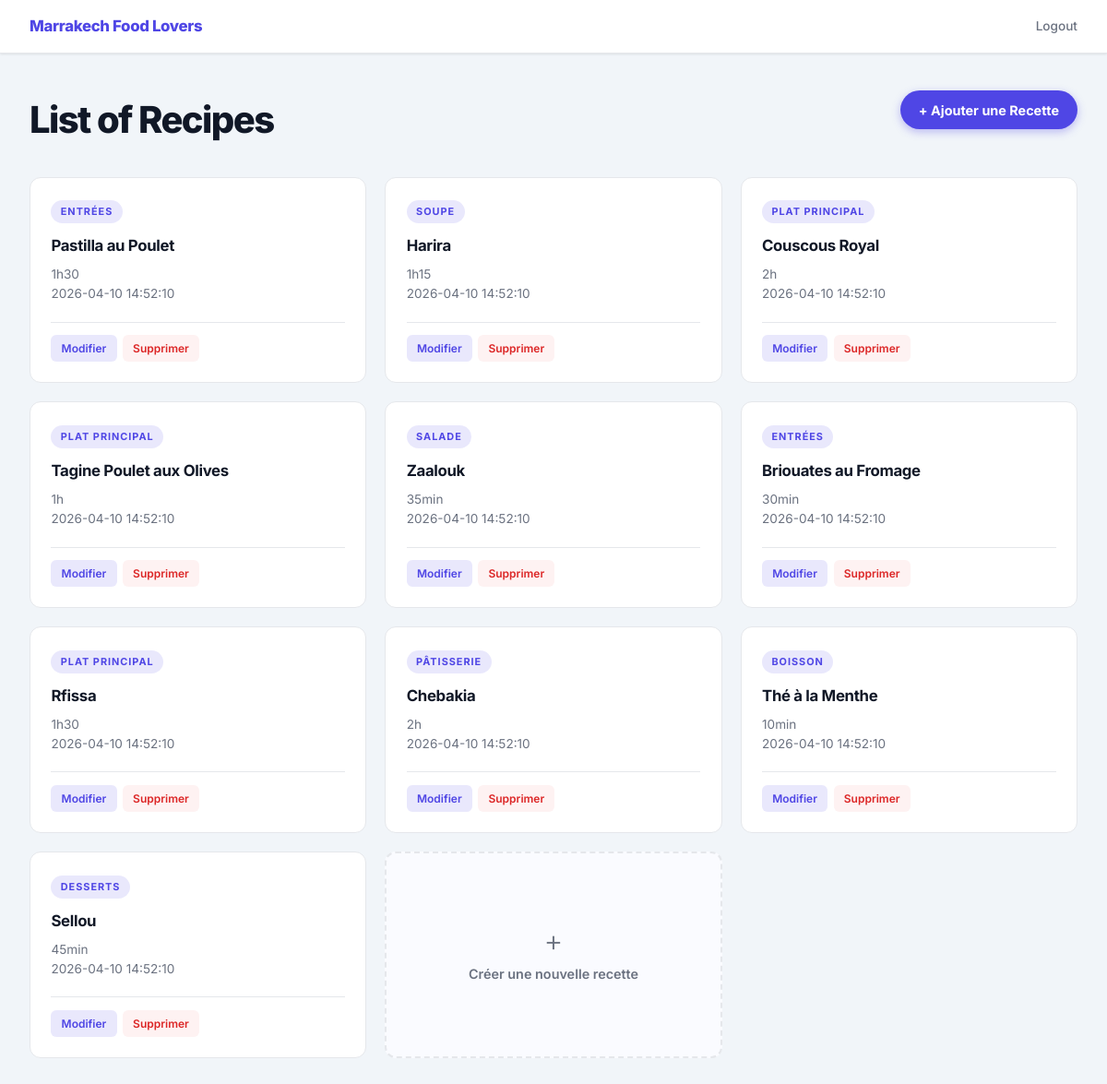
/dashboard.php (signed in), run on the app's committed database.
### tables this page shows
CREATE TABLE `recipes` (
  `id` int(11) NOT NULL,
  `title` varchar(50) DEFAULT NULL,
  `ingredients` varchar(50) DEFAULT NULL,
  `instructions` varchar(200) DEFAULT NULL,
  `time` varchar(50) DEFAULT NULL,
  `portions` varchar(200) DEFAULT NULL,
  `prep_time` int(11) DEFAULT 0,
  `cook_time` int(11) DEFAULT 0,
  `user_id` int(11) DEFAULT NULL,
  `cat_id` int(11) DEFAULT NULL,
  `created_at` timestamp NULL DEFAULT current_timestamp(),
  `image` varchar(255) DEFAULT NULL
);

CREATE TABLE `categories` (
  `id` int(11) NOT NULL,
  `name` varchar(50) DEFAULT NULL
);

### APP/Controllers/recipeController.php (called while the page is built, shortened)
<?php
require_once __DIR__ .'/../Models/recipe.php';
class RecipeController {
    private $recipeModel;
    public function __construct()
    {
        $this->recipeModel = new Recipe();
    }
    public function index(){
        $recipes = $this->recipeModel->getAllRecipe();
        require_once __DIR__ .'/../Views/user/dashboard.php';
    }
}
?>

### dashboard.php (called while the page is built)
<?php
require_once __DIR__ .'/APP/Controllers/recipeController.php';
$recipe = new RecipeController();
$recipes = $recipe ->index();
?>

### APP/Models/recipe.php (called while the page is built, shortened)
<?php
require_once __DIR__ .'/db.php';
class Recipe {
    private $conn;
    public function __construct()
    {
        $database = new Database();
        $this->conn = $database->connect();
    }
    public function getAllRecipe(){
        $sql = 'SELECT recipes.*, categories.name AS categorie
                FROM recipes
                LEFT JOIN categories ON recipes.cat_id = categories.id
                ORDER BY recipes.created_at DESC';
        $stmt = $this->conn->prepare($sql);
        $stmt->execute();
        return $stmt->fetchAll(PDO::FETCH_ASSOC);
    }
}
?>

### APP/Models/db.php (called while the page is built, shortened)
<?php
class Database {
    private $host = DB_HOST;
    private $dbname = DB_NAME;
    private $user = DB_USER;
    private $pass = DB_PASS;
    private $conn;
    public function connect(){
        try{
            $this->conn = new PDO("mysql:host=" . $this->host . ";dbname=" . $this->dbname, $this->user, $this->pass);
            $this->conn->setAttribute(PDO::ATTR_ERRMODE, PDO::ERRMODE_EXCEPTION);
        }catch(PDOException $e){
            die("Connection Failed: " . $e->getMessage());
        }
        return $this->conn;
    }
}
?>

### APP/Views/user/dashboard.php (the view, shortened to what this page needs)
<!DOCTYPE html>
<html lang="fr">
<head>
    <link rel="stylesheet" href="style.css">
</head>
<body class="dash-body">
    <nav class="dash-nav">
        <span class="dash-nav-brand">Marrakech Food Lovers</span>
        <div class="dash-nav-right">
            <a href="logout.php" class="dash-nav-link">Logout</a>
        </div>
    </nav>
    <main class="dash-main">
        <div class="dash-header">
            <div>
                <h1 class="dash-title">List of Recipes</h1>
            </div>
            <a href="addRecipe.php" class="btn-add">+ Ajouter une Recette</a>
        </div>
        <?php if(count($recipes) == 0): ?>
            <div class="dash-empty">
                <p>Pas de recettes pour le moment <a href="addRecipe.php">Créez le premier !</a></p>
            </div>
        <?php else: ?>
        <div class="prompt-grid">
            <?php foreach($recipes as $r): ?>
            <div class="prompt-card">
                <div class="prompt-card-top">
                    <span class="category-badge"><?= htmlspecialchars($r['categorie']) ?></span>
                    <h2 class="prompt-card-title"><?= htmlspecialchars($r['title']) ?></h2>
                    <p class="prompt-card-content"><?= htmlspecialchars($r['time'])?></p>
                    <p class="prompt-card-content"><?= htmlspecialchars($r['created_at'])?></p>
                </div>
                <div class="prompt-card-footer">
                    <div class="prompt-actions">
                        <?php if($_SESSION['user_id'] == $r['user_id']): ?>
                            <a href="updateRecipe.php?id=<?php echo $r['id'] ?>" class="action-btn edit-btn">Modifier</a>
                            <a href="deleteRecipe.php?id=<?php echo $r['id'] ?>" class="action-btn delete-btn"
                               onclick="return confirm('Voulez-vous vraiment supprimer cette recette ?')">Supprimer</a>
                        <?php endif; ?>
                    </div>
                </div>
            </div>
            <?php endforeach; ?>
            <a href="addRecipe.php" class="prompt-card prompt-card-new">
                <span class="new-card-plus">+</span>
                <p>Créer une nouvelle recette</p>
            </a>
        </div>
        <?php endif; ?>
    </main>
</body>
</html>

### style.css (style rules this page uses)
:root { --primary: #4f46e5; --primary-hover: #4338ca; --primary-light: rgba(79, 70, 229, 0.12); --bg: #f1f5f9; --card: #ffffff; --text: #111827; --muted: #6b7280; --border: #e5e7eb; --radius-xl: 18px; --radius-lg: 12px; --radius-md: 8px; --radius-sm: 6px; --shadow-sm: 0 1px 3px rgba(0, 0, 0, 0.06), 0 1px 2px rgba(0, 0, 0, 0.04); --shadow-md: 0 4px 8px -1px rgba(0, 0, 0, 0.08), 0 2px 4px -1px rgba(0, 0, 0, 0.04); --shadow-float: 0 14px 28px -4px rgba(0, 0, 0, 0.12), 0 6px 10px -3px rgba(0, 0, 0, 0.05); --speed: 0.22s; }
*, *::before, *::after { box-sizing: border-box; }
body { font-family: 'Inter', system-ui, -apple-system, "Segoe UI", Roboto, sans-serif; background-color: var(--bg); color: var(--text); line-height: 1.6; margin: 0; padding: 2rem; }
h1, h2, h3 { font-weight: 700; margin-top: 0; margin-bottom: 1rem; letter-spacing: -0.025em; color: var(--text); }
h1 { font-size: 2.25rem; }
h2 { font-size: 1.875rem; }
a { color: var(--primary); text-decoration: none; font-weight: 500; transition: color var(--speed) ease; }
.dash-body { margin: 0; padding: 0; background: var(--bg); min-height: 100vh; display: flex; flex-direction: column; }
.dash-nav { display: flex; align-items: center; justify-content: space-between; height: 58px; padding: 0 2rem; background: #fff; border-bottom: 1px solid var(--border); box-shadow: var(--shadow-sm); position: sticky; top: 0; z-index: 10; }
.dash-nav-brand { font-size: 1.05rem; font-weight: 800; color: var(--primary); letter-spacing: -0.02em; }
.dash-nav-right { display: flex; align-items: center; gap: 1rem; }
.dash-nav-link { font-size: .85rem; color: var(--muted); font-weight: 500; text-decoration: none; transition: color var(--speed); }
.dash-main { flex: 1; max-width: 1200px; width: 100%; margin: 0 auto; padding: 2.5rem 2rem; }
.dash-header { display: flex; align-items: flex-start; justify-content: space-between; margin-bottom: 1.5rem; }
.dash-title { font-size: 2.5rem; font-weight: 800; color: var(--text); letter-spacing: -0.04em; margin: 0 0 .35rem; }
.btn-add { display: inline-flex; align-items: center; gap: .4rem; padding: .6rem 1.25rem; font-size: .9rem; font-weight: 700; font-family: inherit; color: #fff; background: var(--primary); border-radius: 50px; text-decoration: none; transition: background var(--speed), transform var(--speed), box-shadow var(--speed); box-shadow: 0 3px 10px rgba(79, 70, 229, .35); white-space: nowrap; }
.prompt-grid { display: grid; grid-template-columns: repeat(3, 1fr); gap: 1.25rem; }
.prompt-card { background: #fff; border-radius: var(--radius-lg); border: 1px solid var(--border); padding: 1.4rem; display: flex; flex-direction: column; justify-content: space-between; min-height: 220px; transition: transform var(--speed), box-shadow var(--speed), border-color var(--speed); text-decoration: none; color: inherit; }
.prompt-card-top { flex: 1; }
.category-badge { display: inline-block; padding: .25rem .65rem; font-size: .68rem; font-weight: 700; letter-spacing: .09em; text-transform: uppercase; color: var(--primary); background: var(--primary-light); border-radius: 50px; margin-bottom: .85rem; }
.prompt-card-title { font-size: 1.05rem; font-weight: 700; color: var(--text); margin: 0 0 .6rem; letter-spacing: -0.02em; line-height: 1.3; }
.prompt-card-content { font-size: .85rem; color: var(--muted); line-height: 1.55; margin: 0; }
.prompt-card-footer { display: flex; align-items: center; justify-content: space-between; margin-top: 1.2rem; padding-top: .85rem; border-top: 1px solid var(--border); gap: .5rem; }
.prompt-actions { display: flex; gap: .4rem; }
.action-btn { padding: .3rem .7rem; font-size: .75rem; font-weight: 600; border-radius: var(--radius-sm); text-decoration: none; transition: all var(--speed); }
.edit-btn { color: var(--primary); background: var(--primary-light); }
.delete-btn { color: #dc2626; background: #fef2f2; }
.prompt-card-new { display: flex; flex-direction: column; align-items: center; justify-content: center; border: 2px dashed var(--border); background: #fafbff; color: var(--muted); cursor: pointer; text-decoration: none; gap: .5rem; }
.new-card-plus { font-size: 2rem; font-weight: 300; line-height: 1; color: inherit; }
.prompt-card-new p { margin: 0; font-size: .9rem; font-weight: 600; }
:root { --orange: #f97316; --orange-hover: #ea6c0a; --orange-light: rgba(249, 115, 22, 0.1); }

### data on the page
recipes: categories.name "ENTRÉES", title "Pastilla au Poulet", time "1h30", created_at "2026-04-10 14:52:10"
recipes: categories.name "SOUPE", title "Harira", time "1h15", created_at "2026-04-10 14:52:10"
recipes: categories.name "PLAT PRINCIPAL", title "Couscous Royal", time "2h", created_at "2026-04-10 14:52:10"
recipes: categories.name "PLAT PRINCIPAL", title "Tagine Poulet aux Olives", time "1h", created_at "2026-04-10 14:52:10"
recipes: categories.name "SALADE", title "Zaalouk", time "35min", created_at "2026-04-10 14:52:10"
recipes: categories.name "ENTRÉES", title "Briouates au Fromage", time "30min", created_at "2026-04-10 14:52:10"
recipes: categories.name "PLAT PRINCIPAL", title "Rfissa", time "1h30", created_at "2026-04-10 14:52:10"
recipes: categories.name "PÂTISSERIE", title "Chebakia", time "2h", created_at "2026-04-10 14:52:10"
recipes: categories.name "BOISSON", title "Thé à la Menthe", time "10min", created_at "2026-04-10 14:52:10"
recipes: categories.name "DESSERTS", title "Sellou", time "45min", created_at "2026-04-10 14:52:10"
